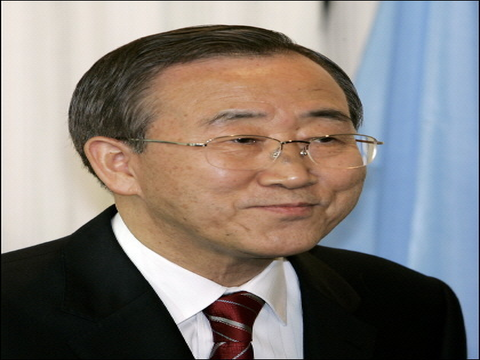
#> input picture test/0003.png, 480 x 360 px; its folder holds 4 pictures in this run
$ python detect.py
#> lines starting #> are read from the running program, lines starting #| are printed output that depends on the picture
import cv2
import sys
from os import listdir
from os.path import join

#PARAMETERS---------------------
directory='test'
scaleFactor=1.1
minNeighbors=3
showImages=False
#-------------------------------

left_ear_cascade = cv2.CascadeClassifier('./haarcascade_mcs_leftear.xml')
right_ear_cascade = cv2.CascadeClassifier('./haarcascade_mcs_rightear.xml')

if left_ear_cascade.empty():
  raise IOError('Unable to load the left ear cascade classifier xml file')

if right_ear_cascade.empty():
  raise IOError('Unable to load the right ear cascade classifier xml file')


def tryDetect(file):
#> called with file = 'test/0003.png'
  img = cv2.imread(file)
#> img is the input picture: shape (360, 480, 3); mean B, G, R 119.8, 124.1, 131.2

  gray = cv2.cvtColor(img, cv2.COLOR_BGR2GRAY)
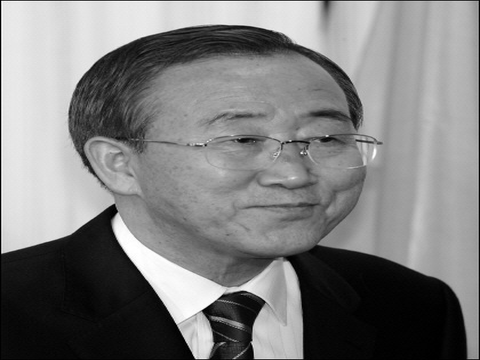
#> gray: shape (360, 480); min 0, max 255, mean 125.8

  left_ear = left_ear_cascade.detectMultiScale(
    gray,
    scaleFactor,
    minNeighbors,
  )
#> left_ear = [[94, 136, 34, 56], [116, 201, 46, 76]]
  right_ear = right_ear_cascade.detectMultiScale(
    gray,
    scaleFactor,
    minNeighbors,
  )
#> right_ear = ()

  if (len(left_ear) == 0 and len(right_ear) == 0):
    return False

  if (showImages):
    for (x,y,w,h) in left_ear:
        cv2.rectangle(img, (x,y), (x+w,y+h), (0,255,0), 3)

    for (x,y,w,h) in right_ear:
        cv2.rectangle(img, (x,y), (x+w,y+h), (255,0,0), 3)

    cv2.imshow('Ear Detector', img)
    cv2.waitKey()
  return True

count = 0
files = listdir(directory)
for file in files:
  sys.stdout.write('Progress: {0} / {1}\r'.format(files.index(file)+1, len(files)))
  sys.stdout.flush()

  if tryDetect(join(directory,file)):
    count+=1
#> pass 2 of the loop `for file in files:`:
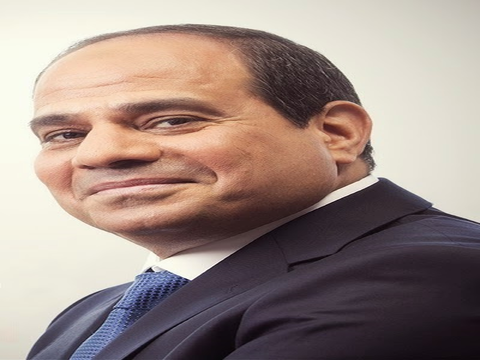
#> input picture test/0004.png, 480 x 360 px
#> in tryDetect, img is the input picture: shape (360, 480, 3); mean B, G, R 133.6, 140.3, 157.9
#> in tryDetect (call 2), `gray = cv2.cvtColor(img, cv2.COLOR_BGR2GRAY)`:
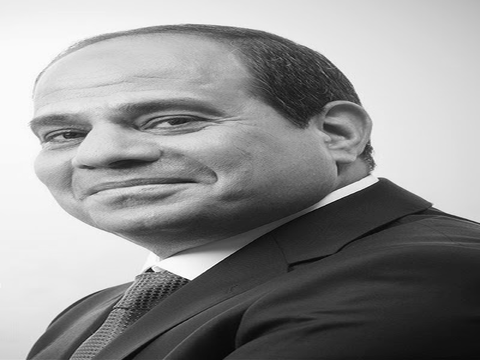
#> gray: shape (360, 480); min 2, max 255, mean 144.8
#> pass 3 of the loop `for file in files:`:
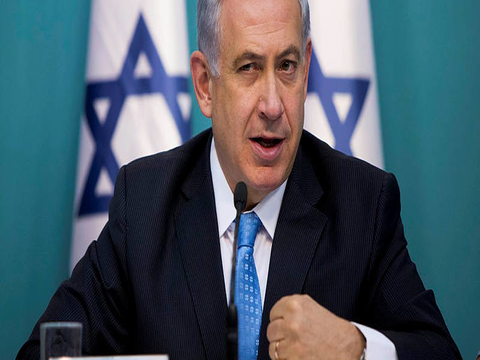
#> input picture test/0006.png, 480 x 360 px
#> in tryDetect, img is the input picture: shape (360, 480, 3); mean B, G, R 101.7, 90.3, 73.4
#> in tryDetect (call 3), `gray = cv2.cvtColor(img, cv2.COLOR_BGR2GRAY)`:
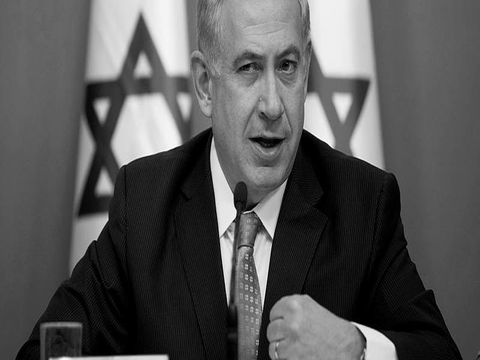
#> gray: shape (360, 480); min 0, max 255, mean 86.5
#> the loop made 4 passes; the first 3 are shown

print('')
print('Detected: {0}'.format(count))
